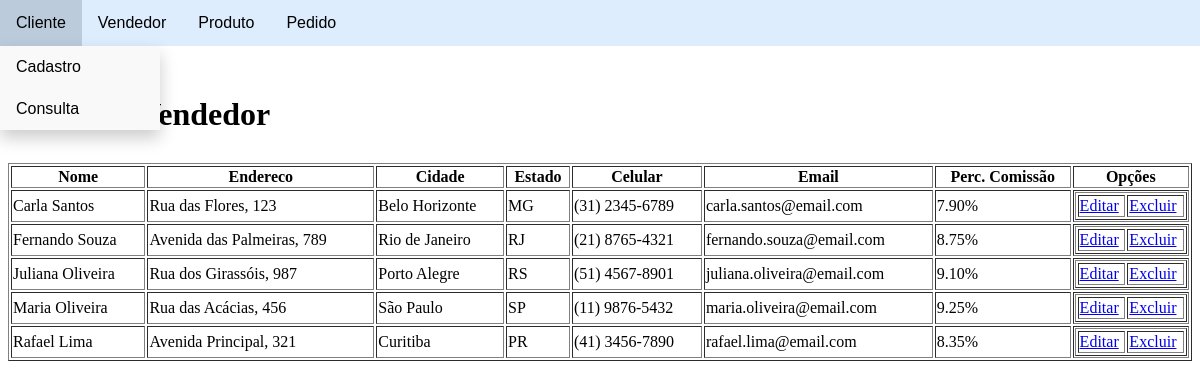
Screenshot of /vendedor/consultarVendedor.php with the database file from the repository.
### tables this page shows
CREATE TABLE tb_vendedor(
	id INTEGER AUTO_INCREMENT PRIMARY KEY,
	nome VARCHAR(100),
	endereco VARCHAR(150),
	cidade VARCHAR(50),
	estado VARCHAR(2),
	celular VARCHAR(15),
	email VARCHAR(160),
	perc_comissao NUMERIC(5,2)
) engine INNODB;

### vendedor/consultarVendedor.php (the view, shortened to what this page needs)
<!DOCTYPE html>
<html lang="pt-br">
<head>
</head>
<body>
    <h1>Consulta Vendedor</h1>
    <?php include('../navbar.php')?>
    <form method="POST">
        <table border="1" width="100%">
            <?php
                include("../conexao.php");
                $query="SELECT * FROM tb_vendedor ORDER BY nome";
                $resu=mysqli_query($con,$query) or die(mysqli_connect_error());
                echo"
                <tr>
                    <th>Nome</th>
                    <th>Endereco</th>
                    <th>Cidade</th>
                    <th>Estado</th>
                    <th>Celular</th>
                    <th>Email</th>
                    <th>Perc. Comissão</th>
                    <th>Opções</th>
                </tr>";
            ?>
            <?php
                while($reg = mysqli_fetch_array($resu)) {
                    echo
                    "<tr>
                        <td>".$reg['nome']."</td>
                        <td>".$reg['endereco']."</td>
                        <td>".$reg['cidade']."</td>
                        <td>".$reg['estado']."</td>
                        <td>".$reg['celular']."</td>
                        <td>".$reg['email']."</td>
                        <td>".$reg['perc_comissao']."%"."</td>
                        <td width='10%'><table border='1' width='100%'><tr>
                            <td><a href='atualizarVendedor.php?id=".$reg['id']."'>Editar</td>
                            <td><a href='excluirVendedor.php?id=".$reg['id']."'>Excluir</td>
                        </tr></table></td>
                    </tr>";
                }
            ?>
    </form>
</body>
</html>

### navbar.php (style rules this page uses)
h1 { margin:3em 0 0 0; }

### rows the page displays
tb_vendedor: nome "Carla Santos", endereco "Rua das Flores, 123", cidade "Belo Horizonte", estado "MG", celular "(31) 2345-6789", email "carla.santos@email.com", perc_comissao "7.90"
tb_vendedor: nome "Fernando Souza", endereco "Avenida das Palmeiras, 789", cidade "Rio de Janeiro", estado "RJ", celular "(21) 8765-4321", email "fernando.souza@email.com", perc_comissao "8.75"
tb_vendedor: nome "Juliana Oliveira", endereco "Rua dos Girassóis, 987", cidade "Porto Alegre", estado "RS", celular "(51) 4567-8901", email "juliana.oliveira@email.com", perc_comissao "9.10"
tb_vendedor: nome "Maria Oliveira", endereco "Rua das Acácias, 456", cidade "São Paulo", estado "SP", celular "(11) 9876-5432", email "maria.oliveira@email.com", perc_comissao "9.25"
tb_vendedor: nome "Rafael Lima", endereco "Avenida Principal, 321", cidade "Curitiba", estado "PR", celular "(41) 3456-7890", email "rafael.lima@email.com", perc_comissao "8.35"
